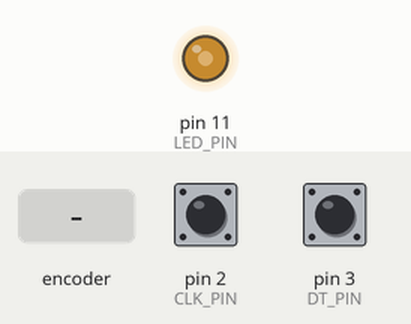
Bench run of a sketch on a simulated Arduino Uno, built with avr-gcc and run on an emulated ATmega328P. On the bench: output pins drawn as LEDs (lit = HIGH). The inputs (shaded band) are chosen by the test bench; at power-on: pin 2 (CLK_PIN) HIGH, pin 3 (DT_PIN) HIGH.

Above: at 1.2 s.
1.3 s: rotary encoder on pin 2 (CLK_PIN) / pin 3 (DT_PIN) turned 3 steps (first pin leading)
At 1.6 s:
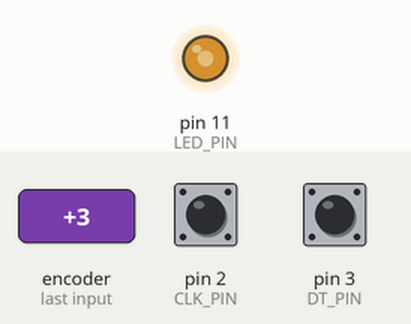
3.4 s: rotary encoder on pin 2 (CLK_PIN) / pin 3 (DT_PIN) turned 3 steps (first pin leading)
At 5.1 s:
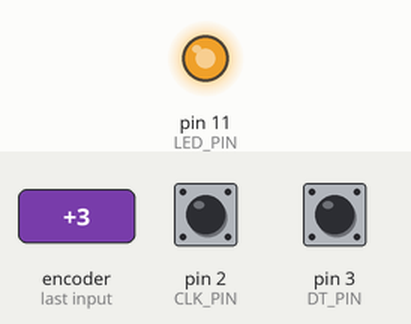
Timing chart, 0 to 6.6 s (numbered marks = the images above; inputs shaded):
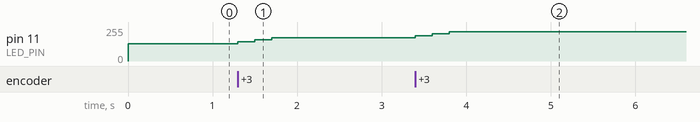

Measured:
- after the input at 1.3 s, pin 11 (LED_PIN): 128/255 → 143/255 at once, → 158/255 0.20 s later, → 173/255 0.20 s later
- after the input at 3.4 s, pin 11 (LED_PIN): 173/255 → 188/255 at once, → 203/255 0.20 s later, → 218/255 0.20 s later

The sketch:

Rotary_encoder_adjusting_light.ino
```cpp
// Arduino pins connected to the rotary encoder.
// CLK and DT produce signals that let us detect rotation and direction.
const int CLK_PIN = 2;
const int DT_PIN = 3;

// D11 supports PWM, which lets us control the LED's brightness.
const int LED_PIN = 11;

// Store the current brightness:
// 0 = off, 255 = maximum, 128 = roughly half the PWM range.
int brightness = 128;

// Remember the previous CLK reading so we can detect a change.
int lastCLK;

// setup() runs once when the Arduino starts or resets.
void setup() {
  // Read CLK and DT as digital inputs.
  // INPUT_PULLUP enables internal resistors that hold the inputs HIGH
  // until the encoder connects them to ground, making them LOW.
  pinMode(CLK_PIN, INPUT_PULLUP);
  pinMode(DT_PIN, INPUT_PULLUP);

  // Configure the LED pin to send an output signal.
  pinMode(LED_PIN, OUTPUT);

  // Record CLK's starting state before we begin checking for rotation.
  lastCLK = digitalRead(CLK_PIN);

  // Set the LED to its initial brightness.
  // analogWrite() uses PWM: rapidly switching the LED on and off.
  // Higher values keep it on for a larger fraction of each cycle.
  analogWrite(LED_PIN, brightness);
}

// loop() repeats continuously while the Arduino is running.
void loop() {
  // Read CLK now: the result is either HIGH or LOW.
  int currentCLK = digitalRead(CLK_PIN);

  // Detect a falling edge: CLK was HIGH and is now LOW.
  // Checking this transition prevents repeated adjustments
  // while CLK stays LOW.
  if (lastCLK == HIGH && currentCLK == LOW) {

    // Read DT at the moment CLK falls to determine the direction.
    // In this Wokwi wiring, DT HIGH means clockwise rotation.
    if (digitalRead(DT_PIN) == HIGH) {
      // Add 15 to the stored brightness.
      // This is shorthand for: brightness = brightness + 15;
      brightness += 15;
    } else {
      // DT LOW means counterclockwise rotation.
      // Subtract 15 to make the LED dimmer.
      brightness -= 15;
    }

    // Keep brightness within the valid PWM range.
    // Values below 0 become 0; values above 255 become 255.
    brightness = constrain(brightness, 0, 255);

    // Apply the updated brightness to the LED.
    analogWrite(LED_PIN, brightness);
  }

  // Save this reading for the next pass through loop().
  // Next time, we compare the new reading with this saved value.
  lastCLK = currentCLK;
}
```
